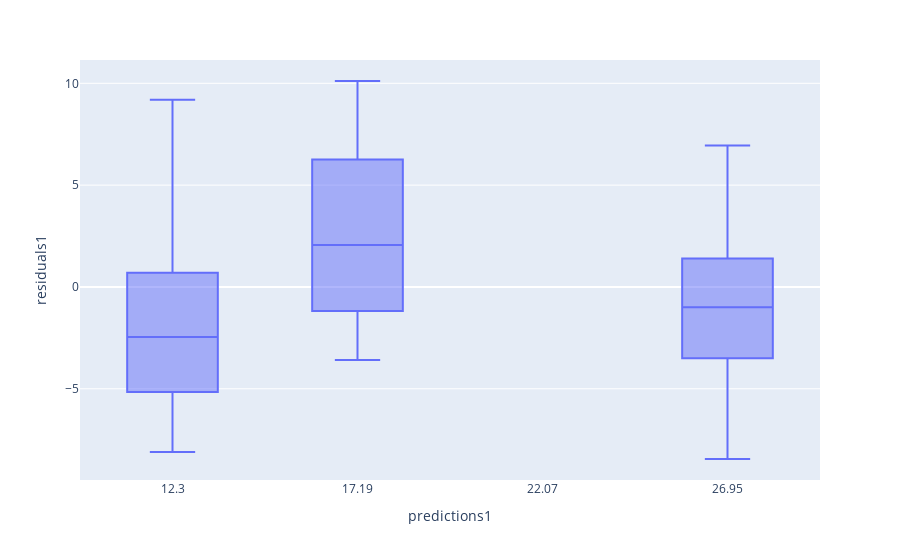

Here is the notebook cell this chart was saved with:
### Markdown cell above
Make a figure to check linearity and equal variance **with boxplots**.

### Code cell
px.box(dataframe,x="predictions1",y="residuals1")

#<xml xmlns="https://developers.google.com/blockly/xml"><variables><variable id="k#w4n=KvP~*sLy*OW|Jl">px</variable><variable id="B5p-Xul6IZ.0%nd96oa%">dataframe</variable></variables><block type="varDoMethod" id="O07?sQIdula@ap]/9Ogq" x="35" y="53"><mutation items="3"></mutation><field name="VAR" id="k#w4n=KvP~*sLy*OW|Jl">px</field><field name="MEMBER">box</field><data>px:box</data><value name="ADD0"><block type="variables_get" id="UE)!btph,4mdjsf[F37|"><field name="VAR" id="B5p-Xul6IZ.0%nd96oa%">dataframe</field></block></value><value name="ADD1"><block type="dummyOutputCodeBlock" id="~L)yq!Jze#v9R[^p;2{O"><field name="CODE">x="predictions1"</field></block></value><value name="ADD2"><block type="dummyOutputCodeBlock" id="yu5^$n1zXY3)#RcRx:~;"><field name="CODE">y="residuals1"</field></block></value></block></xml>

### Figure 1 — Plotly figure (JSON) as saved in the notebook; plotly's stock layout.template omitted (floating-point values rounded to 4 significant figures)
{"data": [{"alignmentgroup": "True", "hovertemplate": "predictions1=%{x}<br>residuals1=%{y}<extra></extra>", "legendgroup": "", "marker": {"color": "#636efa"}, "name": "", "notched": false, "offsetgroup": "", "orientation": "v", "showlegend": false, "type": "box", "x": [12.3, 12.3, 12.3, 12.3, 12.3, 12.3, 12.3, 12.3, 12.3, 12.3, 17.19, 17.19, 17.19, 17.19, 17.19, 17.19, 17.19, 17.19, 17.19, 17.19, 26.95, 26.95, 26.95, 26.95, 26.95, 26.95, 26.95, 26.95, 26.95, 26.95, 12.3, 12.3, 12.3, 12.3, 12.3, 12.3, 12.3, 12.3, 12.3, 12.3, 17.19, 17.19, 17.19, 17.19, 17.19, 17.19, 17.19, 17.19, 17.19, 17.19, 26.95, 26.95, 26.95, 26.95, 26.95, 26.95, 26.95, 26.95, 26.95, 26.95], "x0": " ", "xaxis": "x", "y": [-8.104, -0.8043, -5.004, -6.504, -5.904, -2.304, -1.104, -1.104, -7.104, -5.304, -0.6861, -0.6861, -1.986, 0.1139, 5.314, 0.1139, -3.586, -2.686, 1.614, -1.686, -3.35, -8.45, 6.95, -1.45, -0.5496, 5.55, -0.2496, -5.45, -3.65, 2.55, 2.896, 9.196, 5.296, -2.604, 2.196, -2.304, -4.104, -2.904, 4.196, -2.604, 2.514, 6.114, 6.414, 9.214, 2.814, 8.014, 8.614, 4.014, -2.686, 10.11, -1.45, -0.5496, -4.55, -2.45, -2.15, 3.95, -0.5496, 0.3504, 2.45, -3.95], "y0": " ", "yaxis": "y"}], "layout": {"boxmode": "group", "legend": {"tracegroupgap": 0}, "margin": {"t": 60}, "xaxis": {"anchor": "y", "domain": [0, 1], "title": {"text": "predictions1"}}, "yaxis": {"anchor": "x", "domain": [0, 1], "title": {"text": "residuals1"}}}}
